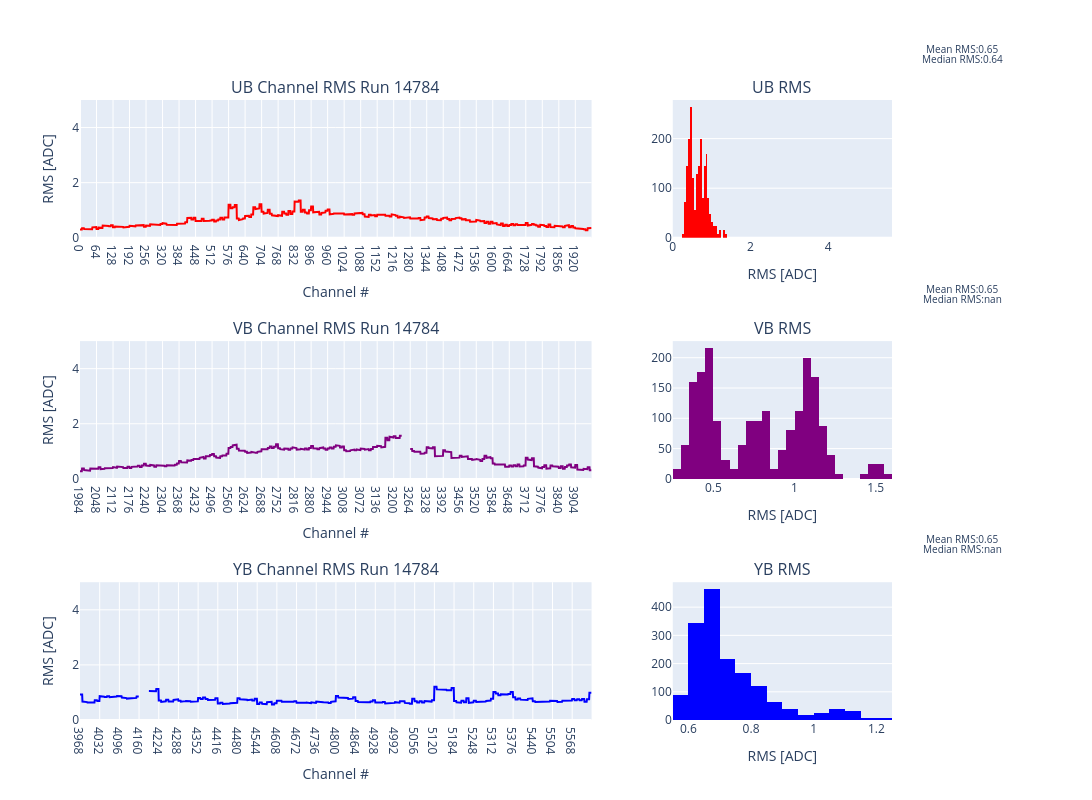

Notebook source saved alongside this figure:
### Code cell
#import plotly.io as pio
#pio.kaleido.scope.default_format = "png"

filename = f"RMS_plots_planeB_int_test.pdf"

fig = make_subplots(rows=3,cols=2,column_widths = [0.7,0.3],subplot_titles = (f'UB Channel RMS Run {Run_num}','UB RMS',f'VB Channel RMS Run {Run_num}','VB RMS',f'YB Channel RMS Run {Run_num}','YB RMS',))
mask = Noise_df['wire_plane'] == 'UB'
median = np.median(Noise_df['Raw_rms'][mask])
mean = np.mean(Noise_df['Raw_rms'][mask])
fig.add_trace(go.Histogram(x=Noise_df['Raw_rms'][mask],marker_color = 'red',xbins=dict(start = median - 5,end = median+5,size=.05)),row = 1, col =2)
fig.add_trace(go.Scatter(x=Noise_df['Channel_id'][mask],y = Noise_df['Raw_rms'][mask],marker_color = 'red'),row = 1, col = 1)
fig.update_layout(xaxis2 = dict(range = [0,median+5]))
fig.update_layout(margin = dict(r=200))
fig.add_annotation(dict(font = dict(size = 10),xshift= 180,yshift=120,text = f"Mean RMS:{mean:.2f}",showarrow = False),row =1,col=2)
fig.add_annotation(dict(font = dict(size = 10),xshift= 180,yshift=110,text = f"Median RMS:{median:.2f}",showarrow = False),row =1,col=2)


mask = Noise_df['wire_plane'] == 'VB'
median = np.median(Noise_df['Raw_rms'][mask])
fig.add_trace(go.Histogram(x=Noise_df['Raw_rms'][mask],marker_color = 'purple',xbins=dict(start = median - 5,end = median+5,size=.05)),row = 2, col =2)
fig.add_trace(go.Scatter(x=Noise_df['Channel_id'][mask],y = Noise_df['Raw_rms'][mask],marker_color = 'purple'),row = 2, col = 1)
fig.update_layout(xaxis4 = dict(range = [0,median+5]))

fig.add_annotation(dict(font = dict(size = 10),xshift= 180,yshift=-120,text = f"Mean RMS:{mean:.2f}",showarrow = False),row =1,col=2)
fig.add_annotation(dict(font = dict(size = 10),xshift= 180,yshift=-130,text = f"Median RMS:{median:.2f}",showarrow = False),row =1,col=2)

mask = Noise_df['wire_plane'] == 'YB'
median = np.median(Noise_df['Raw_rms'][mask])
fig.add_trace(go.Histogram(x=Noise_df['Raw_rms'][mask],marker_color = 'blue',xbins=dict(start = median - 5,end = median+5,size=.05)),row = 3, col =2)
fig.add_trace(go.Scatter(x=Noise_df['Channel_id'][mask],y = Noise_df['Raw_rms'][mask],marker_color = 'blue'),row = 3, col = 1)
fig.update_layout(xaxis6 = dict(range = [0,mean+5]))

fig.add_annotation(dict(font = dict(size = 10),xshift= 180,yshift=-370,text = f"Mean RMS:{mean:.2f}",showarrow = False),row =1,col=2)
fig.add_annotation(dict(font = dict(size = 10),xshift= 180,yshift=-380,text = f"Median RMS:{median:.2f}",showarrow = False),row =1,col=2)

fig.update_yaxes(title_text = "RMS [ADC]",row = 1, col = 1)
fig.update_yaxes(title_text = "RMS [ADC]",row = 2, col = 1)
fig.update_yaxes(title_text = "RMS [ADC]",row = 3, col = 1)
fig.update_xaxes(title_text = "Channel #",row = 1, col = 1)
fig.update_xaxes(title_text = "Channel #",row = 2, col = 1)
fig.update_xaxes(title_text = "Channel #",row = 3, col = 1)
fig.update_xaxes(title_text = "RMS [ADC]",row = 1, col = 2)
fig.update_xaxes(title_text = "RMS [ADC]",row = 2, col = 2)
fig.update_xaxes(title_text = "RMS [ADC]",row = 3, col = 2)
#fig.update_layout(xaxis2 = dict(range = [0,5]),xaxis4 = dict(range = [0,5]),xaxis6 = dict(range = [0,5]))
fig.update_layout(yaxis = dict(range = [0,5]),yaxis3 = dict(range = [0,5]),yaxis5 = dict(range = [0,5]))
fig.update_layout(xaxis = dict(tickmode = 'linear',dtick = 64),xaxis3 = dict(tickmode = 'linear',dtick = 64),xaxis5 = dict(tickmode = 'linear',dtick = 64))
fig.update_layout(height = 800, width = 1200,showlegend = False)

fig.write_image(directory+filename)
fig.show()

### Figure 1 — Plotly figure (JSON) as saved in the notebook; plotly's stock layout.template omitted (floating-point values rounded to 4 significant figures; data arrays with more than 128 entries replaced by an {"elided": "..."} marker saying what was removed)
{"data": [{"marker": {"color": "red"}, "type": "histogram", "x": {"elided": "1984 float values"}, "xaxis": "x2", "xbins": {"end": 5.643, "size": 0.05, "start": -4.357}, "yaxis": "y2"}, {"marker": {"color": "red"}, "type": "scatter", "x": {"elided": "1984 int values"}, "xaxis": "x", "y": {"elided": "1984 float values"}, "yaxis": "y"}, {"marker": {"color": "purple"}, "type": "histogram", "x": {"elided": "1984 float values"}, "xaxis": "x4", "xbins": {"end": null, "size": 0.05, "start": null}, "yaxis": "y4"}, {"marker": {"color": "purple"}, "type": "scatter", "x": {"elided": "1984 int values"}, "xaxis": "x3", "y": {"elided": "1984 float values"}, "yaxis": "y3"}, {"marker": {"color": "blue"}, "type": "histogram", "x": {"elided": "1664 float values"}, "xaxis": "x6", "xbins": {"end": null, "size": 0.05, "start": null}, "yaxis": "y6"}, {"marker": {"color": "blue"}, "type": "scatter", "x": {"elided": "1664 int values"}, "xaxis": "x5", "y": {"elided": "1664 float values"}, "yaxis": "y5"}], "layout": {"annotations": [{"font": {"size": 16}, "showarrow": false, "text": "UB Channel RMS Run 14784", "x": 0.315, "xanchor": "center", "xref": "paper", "y": 1, "yanchor": "bottom", "yref": "paper"}, {"font": {"size": 16}, "showarrow": false, "text": "UB RMS", "x": 0.865, "xanchor": "center", "xref": "paper", "y": 1, "yanchor": "bottom", "yref": "paper"}, {"font": {"size": 16}, "showarrow": false, "text": "VB Channel RMS Run 14784", "x": 0.315, "xanchor": "center", "xref": "paper", "y": 0.6111, "yanchor": "bottom", "yref": "paper"}, {"font": {"size": 16}, "showarrow": false, "text": "VB RMS", "x": 0.865, "xanchor": "center", "xref": "paper", "y": 0.6111, "yanchor": "bottom", "yref": "paper"}, {"font": {"size": 16}, "showarrow": false, "text": "YB Channel RMS Run 14784", "x": 0.315, "xanchor": "center", "xref": "paper", "y": 0.2222, "yanchor": "bottom", "yref": "paper"}, {"font": {"size": 16}, "showarrow": false, "text": "YB RMS", "x": 0.865, "xanchor": "center", "xref": "paper", "y": 0.2222, "yanchor": "bottom", "yref": "paper"}, {"font": {"size": 10}, "showarrow": false, "text": "Mean RMS:0.65", "xref": "x2", "xshift": 180, "yref": "y2", "yshift": 120}, {"font": {"size": 10}, "showarrow": false, "text": "Median RMS:0.64", "xref": "x2", "xshift": 180, "yref": "y2", "yshift": 110}, {"font": {"size": 10}, "showarrow": false, "text": "Mean RMS:0.65", "xref": "x2", "xshift": 180, "yref": "y2", "yshift": -120}, {"font": {"size": 10}, "showarrow": false, "text": "Median RMS:nan", "xref": "x2", "xshift": 180, "yref": "y2", "yshift": -130}, {"font": {"size": 10}, "showarrow": false, "text": "Mean RMS:0.65", "xref": "x2", "xshift": 180, "yref": "y2", "yshift": -370}, {"font": {"size": 10}, "showarrow": false, "text": "Median RMS:nan", "xref": "x2", "xshift": 180, "yref": "y2", "yshift": -380}], "height": 800, "margin": {"r": 200}, "showlegend": false, "width": 1200, "xaxis": {"anchor": "y", "domain": [0, 0.63], "dtick": 64, "tickmode": "linear", "title": {"text": "Channel #"}}, "xaxis2": {"anchor": "y2", "domain": [0.73, 1], "range": [0, 5.643], "title": {"text": "RMS [ADC]"}}, "xaxis3": {"anchor": "y3", "domain": [0, 0.63], "dtick": 64, "tickmode": "linear", "title": {"text": "Channel #"}}, "xaxis4": {"anchor": "y4", "domain": [0.73, 1], "range": [0, null], "title": {"text": "RMS [ADC]"}}, "xaxis5": {"anchor": "y5", "domain": [0, 0.63], "dtick": 64, "tickmode": "linear", "title": {"text": "Channel #"}}, "xaxis6": {"anchor": "y6", "domain": [0.73, 1], "range": [0, null], "title": {"text": "RMS [ADC]"}}, "yaxis": {"anchor": "x", "domain": [0.7778, 1], "range": [0, 5], "title": {"text": "RMS [ADC]"}}, "yaxis2": {"anchor": "x2", "domain": [0.7778, 1]}, "yaxis3": {"anchor": "x3", "domain": [0.3889, 0.6111], "range": [0, 5], "title": {"text": "RMS [ADC]"}}, "yaxis4": {"anchor": "x4", "domain": [0.3889, 0.6111]}, "yaxis5": {"anchor": "x5", "domain": [0, 0.2222], "range": [0, 5], "title": {"text": "RMS [ADC]"}}, "yaxis6": {"anchor": "x6", "domain": [0, 0.2222]}}}
